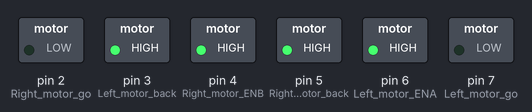
Simulated run of this sketch. Board: Arduino Uno, built with avr-gcc and run on an emulated ATmega328P. On the bench: switched loads named in the sketch (green lamp = pin HIGH).

Above: at 0.1 s.
Timing chart, 0 to 1.6 s (numbered marks = the images above):
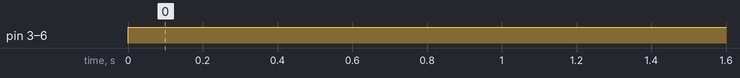

The sketch:

startTest.ino
```cpp
//모터 정의 시작
//지금 모터 2개만 제어하는 코드인 듯
int Left_motor_ENA=6;   //좌측모터 통제
int Left_motor_go=7;     //좌측모터전진(IN1)
int Left_motor_back=3;     //좌측모터후진(IN2)
int Right_motor_ENB=4;   //우측모터 통제
int Right_motor_go=2;    // 우측모터 전진(IN3)
int Right_motor_back=5;   //우측모터 후진(IN4)
int car_speed = 100;
void setup(){
  pinMode(Left_motor_go,OUTPUT); // IN1
  pinMode(Left_motor_back,OUTPUT); // IN2
  pinMode(Left_motor_ENA,OUTPUT);
  pinMode(Right_motor_go,OUTPUT);// IN3
  pinMode(Right_motor_back,OUTPUT);// IN4
  pinMode(Right_motor_ENB,OUTPUT);
}
//IN1,2,3,4 는 전압을 준다 VS 안준다 니까 digitalWrite
//ENA,B는 계속 전압을 가하는 거니까 analogWrite
void run()     // 전진
{
  digitalWrite(Left_motor_go,LOW);  // IN1
  digitalWrite(Left_motor_back,HIGH);     //IN2
  digitalWrite(Left_motor_ENA,car_speed);//ENA
  digitalWrite(Right_motor_go,LOW);//IN3
  digitalWrite(Right_motor_back,HIGH);  // IN4
  digitalWrite(Right_motor_ENB,car_speed); //ENB
}
void loop() {
    run();
}
```

Measured:
- by itself, pin 3 (Left_motor_back), pin 4 (Right_motor_ENB), pin 5 (Right_motor_back), pin 6 (Left_motor_ENA): LOW → HIGH at 0.00 s
